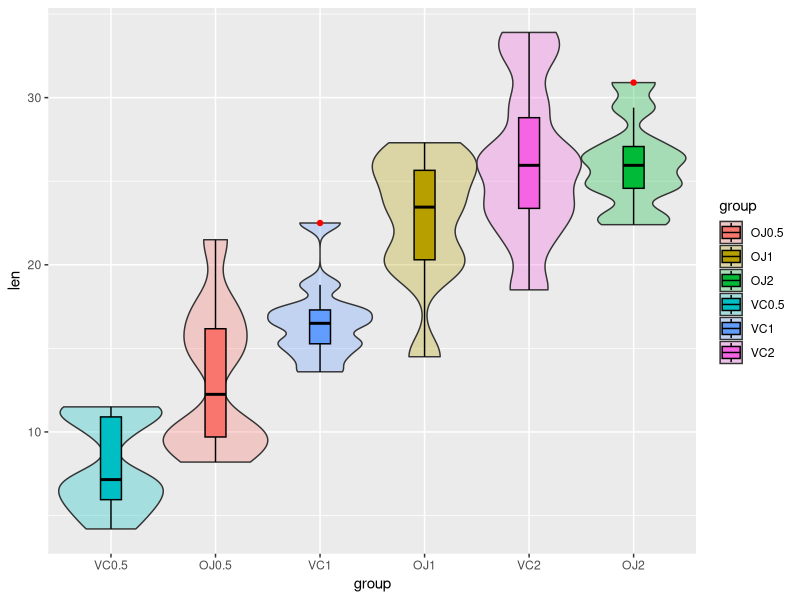

Write the R code that produced this figure.
## ---- chunk 1
require(ggplot2)
require("reshape2")
data(ToothGrowth)
## ---- chunk 2
ToothGrowth$group<-paste(ToothGrowth$supp,ToothGrowth$dose,sep="")
ggplot(ToothGrowth,aes(y=len, x=group, fill=group)) +
geom_violin(alpha=0.3, width=1, trim = T,scale = "width", adjust = 0.5) +
geom_boxplot(width=0.2, outlier.colour="red",notch = FALSE,notchwidth = .5,alpha = 1, colour = "black") +
scale_x_discrete(limits=c("VC0.5","OJ0.5","VC1","OJ1","VC2","OJ2"))
## ---- chunk 3
ToothGrowth$id<-rep(1:10,6)
tg<-acast(ToothGrowth, group~id, value.var="len")
tgmean<-apply(tg, 1, mean)      #the means of all samples        
tgsd<-apply(tg, 1, sd)          #the std-deviations of all
ul<-tgmean+tgsd*1.96/sqrt(10) #upper limit vector
ll<-tgmean-tgsd*1.96/sqrt(10) #lower limit vector

## ---- chunk 4
td051all<-t.test(len ~ dose, subset= (dose==0.5 | dose == 1),  data = ToothGrowth)

td051oj<-t.test(len ~ dose, subset= ((dose==0.5 | dose == 1)&supp=="OJ"), data = ToothGrowth)

td051vc<-t.test(len ~ dose, subset= ((dose==0.5 | dose == 1)&supp=="VC"), data = ToothGrowth)

td12all<-t.test(len ~ dose, subset= (dose==1 | dose == 2), data = ToothGrowth)

td12oj<-t.test(len ~ dose,subset= ((dose==1 | dose == 2)&supp=="OJ"), data = ToothGrowth)

td12vc<-t.test(len ~ dose, subset= ((dose==1 | dose == 2)&supp=="VC"), data = ToothGrowth)


## ---- chunk 5
tsall<-t.test(len ~ supp, data = ToothGrowth)

ts05<-t.test(len ~ supp, subset= (dose == 0.5), data = ToothGrowth)

ts1<-t.test(len ~ supp, subset= (dose == 1), data = ToothGrowth)

ts2<-t.test(len ~ supp, subset= (dose == 2), data = ToothGrowth)
